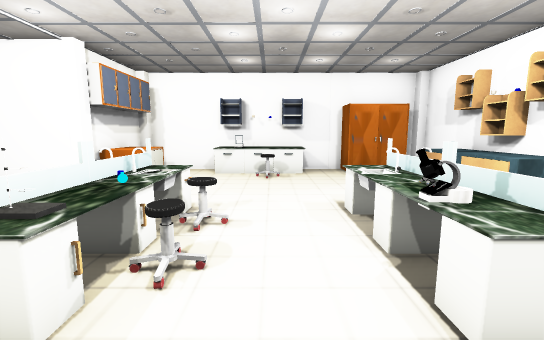
View 1 (above)

15 first-person views from a walk through a Unity game level. The camera is 1.5 m above the floor, tilts 8° down and sees 90° across. The floor is counted in squares, 1 m on a side. Each view is taken from the middle of a square. On the plan, view 1 faces up. The plan holds only what a view shows up to about 14 squares ahead; the rest is blank. The player is left out. Some surface patterns are stand-ins.

View 2
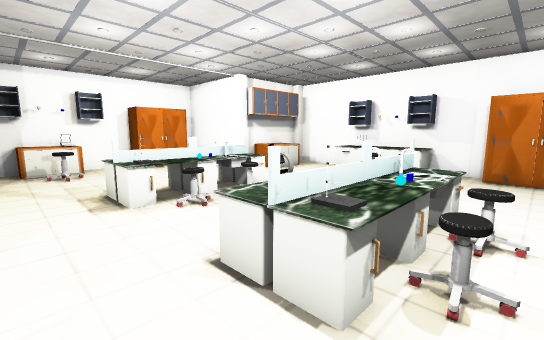

View 3
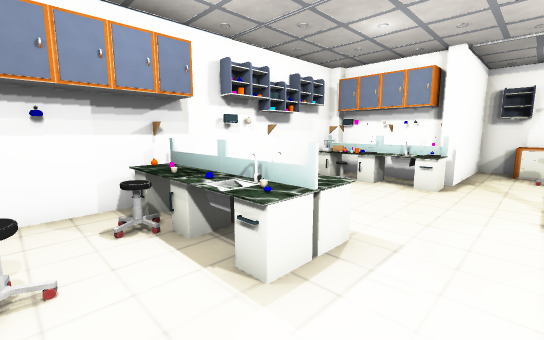

View 4
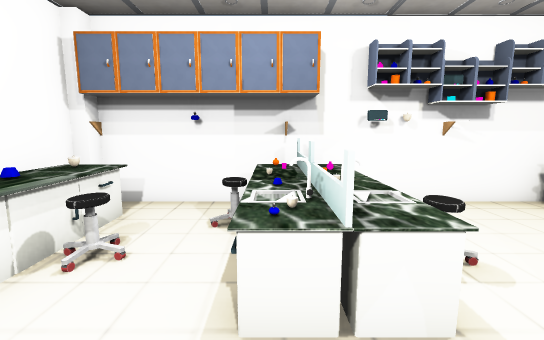

View 5
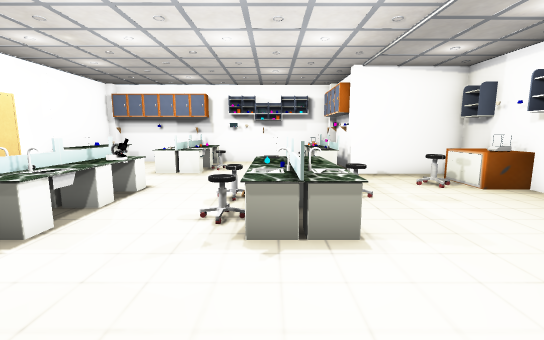

View 6
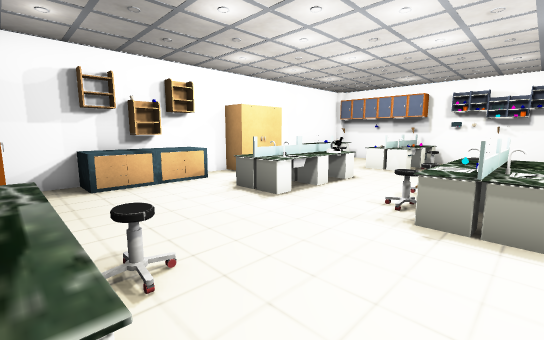

View 7
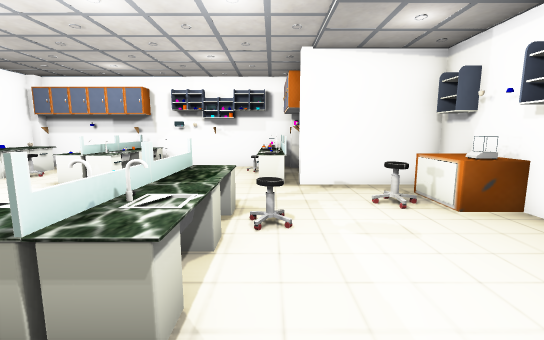

View 8
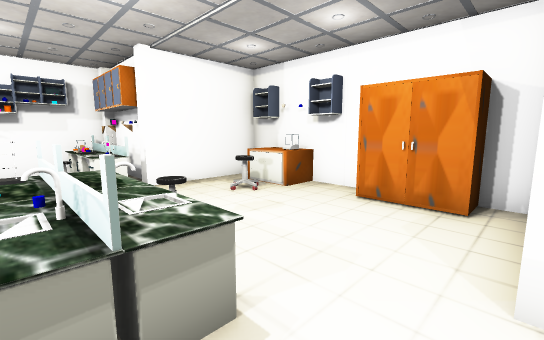

View 9
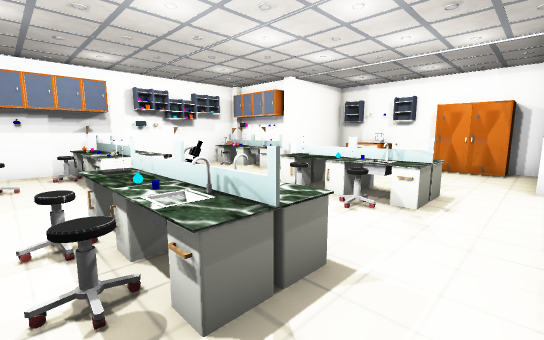

View 10
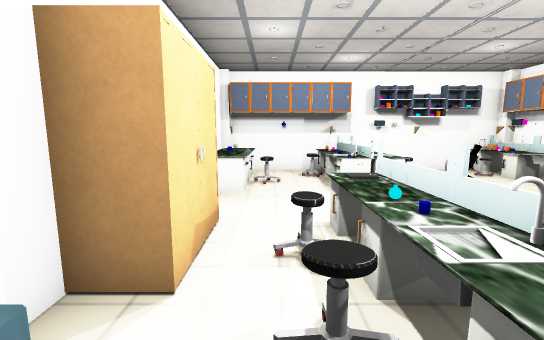

View 11
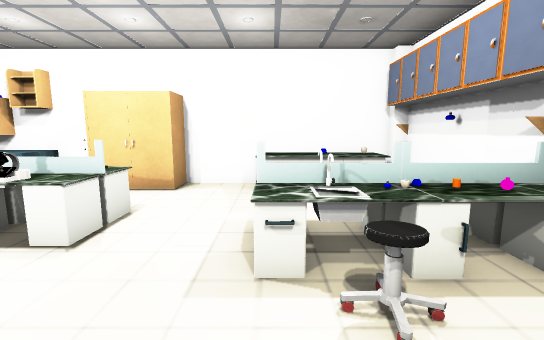

View 12
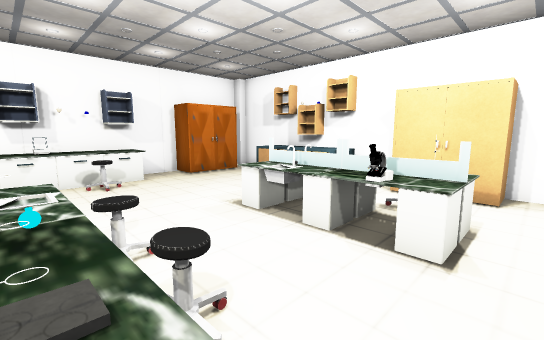

View 13
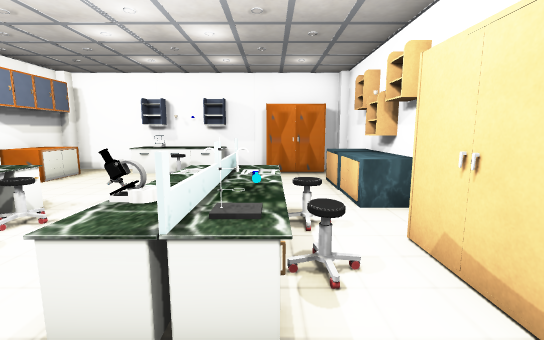

View 14
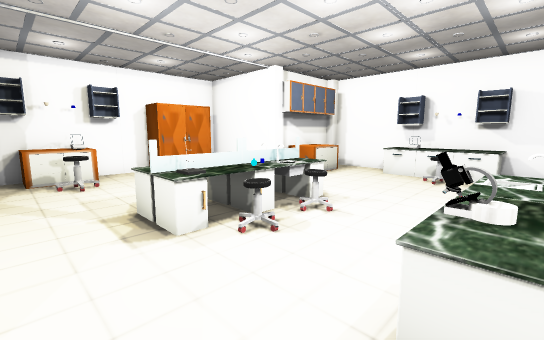

View 15
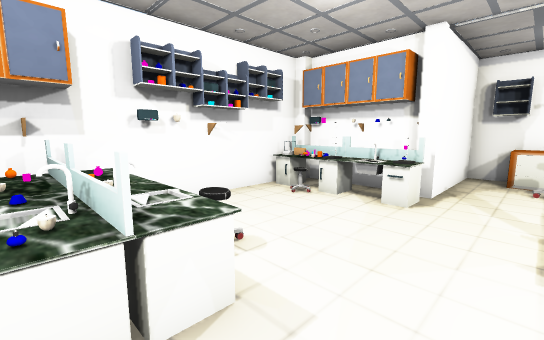

### Floor plan
Points are (right, up) in squares from view 1. A wall is a line through its corners. A room is listed if a view was taken in it or the views show most of it. See-through windows are left out.
Room 1 (views 1, 2, 3, 4, 5, 6, 7, 8, 9, 10, 11, 12, 13, 14, 15)
walls: (-5.4, 7) (-8.7, 7) (-8.7, 6.1); (-5.1, -1.4) (-5.1, -2.5); (5.9, 3.6) (5.9, 10.6); (-8.7, 4.1) (-8.7, -0.7) (-5.4, -0.7); (-4.5, -4.7) (5.6, -4.7); (-5.1, 10.6) (-5.1, 7.6); (2.9, 11) (-4.9, 11); (5.9, -4.4) (5.9, 1.6); (5.6, 11) (5.1, 11)
objects: other object (-8, 1); other object (-8, 2); other object (-8, 4); other object (-7, 1) to (-6, 2); other object (-5, -5); other object (-5, -4); other object (-5, -3); other object (-5, -1); other object (-5, 7); other object (-5, 8) to (-4, 9); other object (-4, -4); other object (-4, -3); other object (-4, -2); other object (-4, -1); other object (-4, 3); other object (-3, -4); other object (-3, -3); other object (-3, 2) to (-3, 3); other object (-3, 4); other object (-3, 5); other object (-2, 2); other object (-2, 3); other object (-2, 4) to (-2, 5); other object (-2, 10) to (1, 10); other object (-1, 3); other object (-1, 4); other object (0, -3); other object (0, -2); other object (0, 9); other object (1, -4); other object (1, -3); other object (1, -2); other object (1, -1); other object (1, 2) to (2, 3); other object (2, -4); other object (2, -3); other object (2, -2); other object (2, -1); other object (2, 3); other object (2, 4); other object (2, 5); other object (3, -3); other object (3, -2); other object (3, 2); other object (3, 3); other object (3, 4) to (4, 4); other object (3, 5); other object (3, 10) to (5, 11); other object (4, -2); other object (4, 3); other object (5, -4) to (5, -3); other object (5, -2); other object (5, -1); other object (5, 2) to (5, 4); other object (5, 6); other object (5, 7) to (6, 7); other object (5, 8)

Where each view was taken, in squares from view 1:
view 1: 0 up, 0 right, facing up
view 2: 0 up, 4 right, facing up-left
view 3: 1 up, 4 right, facing down-left
view 4: 1 up, 2 right, facing down
view 5: 9 up, 2 left, facing down
view 6: 10 up, 3 left, facing down-right
view 7: 7 up, 4 left, facing down
view 8: 7 up, 2 left, facing down-left
view 9: 7 up, 4 right, facing down-left
view 10: 6 up, 4 right, facing down
view 11: 1 down, 2 left, facing right
view 12: 1 up, 2 left, facing up-right
view 13: 0 up, 3 right, facing up
view 14: 0 up, 2 right, facing up-left
view 15: 1 up, 2 right, facing down-left
